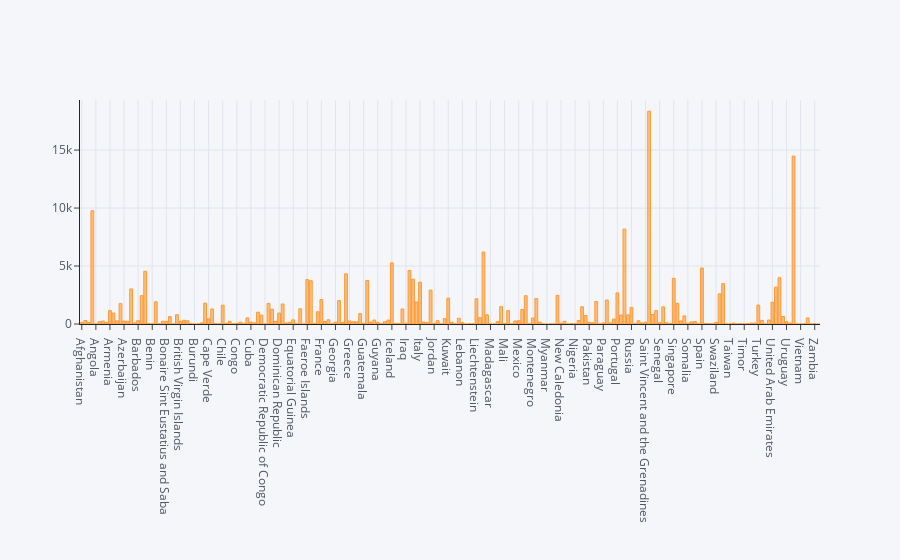

The notebook cell saved with this chart:
### Code cell
df2.iplot(kind='bar',x='location',y='May-20')

### Figure 1 — Plotly figure (JSON) as saved in the notebook; plotly's stock layout.template omitted (floating-point values rounded to 4 significant figures; data arrays with more than 128 entries replaced by an {"elided": "..."} marker saying what was removed)
{"data": [{"marker": {"color": "rgba(255, 153, 51, 0.6)", "line": {"color": "rgba(255, 153, 51, 1.0)", "width": 1}}, "name": "May-20", "orientation": "v", "text": "", "type": "bar", "x": {"elided": "210 str values"}, "y": {"elided": "210 float values"}}], "layout": {"legend": {"bgcolor": "#F5F6F9", "font": {"color": "#4D5663"}}, "paper_bgcolor": "#F5F6F9", "plot_bgcolor": "#F5F6F9", "title": {"font": {"color": "#4D5663"}}, "xaxis": {"gridcolor": "#E1E5ED", "showgrid": true, "tickfont": {"color": "#4D5663"}, "title": {"font": {"color": "#4D5663"}, "text": ""}, "zerolinecolor": "#E1E5ED"}, "yaxis": {"gridcolor": "#E1E5ED", "showgrid": true, "tickfont": {"color": "#4D5663"}, "title": {"font": {"color": "#4D5663"}, "text": ""}, "zerolinecolor": "#E1E5ED"}}}
